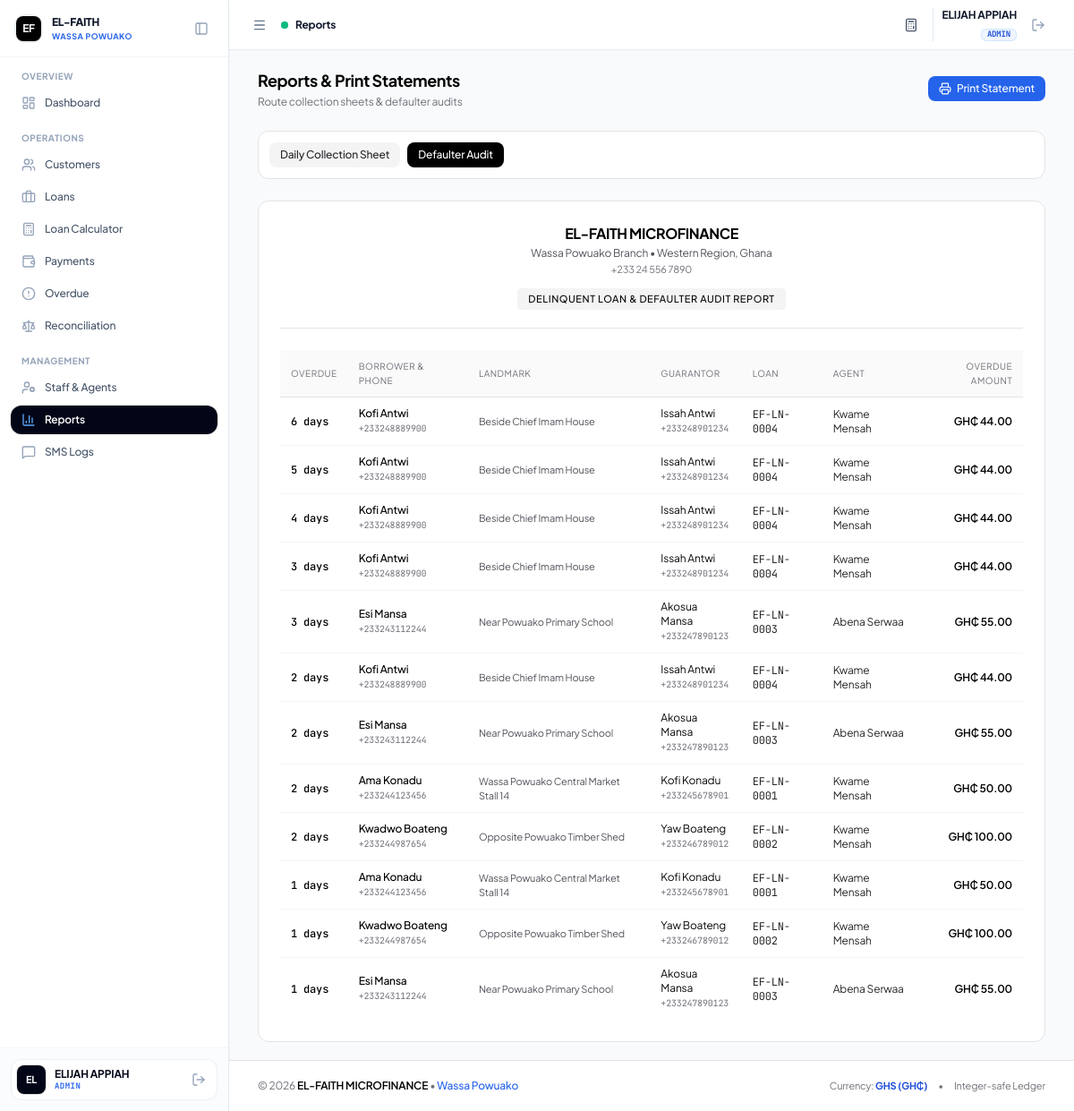
The page /admin/reports.php?type=defaulters (signed in) on the database its author committed.
### tables this page shows
CREATE TABLE IF NOT EXISTS `repayment_schedule` (
  `id` INT AUTO_INCREMENT PRIMARY KEY,
  `loan_id` INT NOT NULL,
  `installment_number` INT NOT NULL,
  `due_date` DATE NOT NULL,
  `expected_amount_pesewas` BIGINT NOT NULL,
  `principal_portion_pesewas` BIGINT NOT NULL,
  `interest_portion_pesewas` BIGINT NOT NULL,
  `paid_amount_pesewas` BIGINT NOT NULL DEFAULT 0,
  `status` ENUM('pending', 'partially_paid', 'paid', 'overdue') NOT NULL DEFAULT 'pending',
  `paid_at` DATETIME NULL,
  `created_at` DATETIME NOT NULL DEFAULT CURRENT_TIMESTAMP,
  `updated_at` DATETIME NOT NULL DEFAULT CURRENT_TIMESTAMP ON UPDATE CURRENT_TIMESTAMP,
  CONSTRAINT `fk_schedule_loan` FOREIGN KEY (`loan_id`) REFERENCES `loans` (`id`) ON DELETE CASCADE,
  INDEX `idx_sched_loan_inst` (`loan_id`, `installment_number`),
  INDEX `idx_sched_due_date` (`due_date`),
  INDEX `idx_sched_status` (`status`)
);

CREATE TABLE IF NOT EXISTS `customers` (
  `id` INT AUTO_INCREMENT PRIMARY KEY,
  `uuid` VARCHAR(36) NOT NULL UNIQUE,
  `customer_code` VARCHAR(30) NOT NULL UNIQUE,
  `full_name` VARCHAR(150) NOT NULL,
  `phone` VARCHAR(20) NOT NULL,
  `alt_phone` VARCHAR(20) NULL,
  `id_type` VARCHAR(50) NOT NULL DEFAULT 'Ghana Card',
  `id_number` VARCHAR(50) NOT NULL,
  `residential_address` TEXT NOT NULL,
  `location_landmark` VARCHAR(255) NOT NULL,
  `gps_lat` DECIMAL(10, 8) NULL,
  `gps_lng` DECIMAL(11, 8) NULL,
  `occupation` VARCHAR(100) NOT NULL,
  `guarantor_name` VARCHAR(150) NOT NULL,
  `guarantor_phone` VARCHAR(20) NOT NULL,
  `guarantor_relation` VARCHAR(50) NOT NULL,
  `guarantor_address` TEXT NULL,
  `assigned_agent_id` INT NULL,
  `created_by` INT NOT NULL,
  `status` ENUM('active', 'inactive', 'blacklisted') NOT NULL DEFAULT 'active',
  `notes` TEXT NULL,
  `deleted_at` DATETIME NULL,
  `created_at` DATETIME NOT NULL DEFAULT CURRENT_TIMESTAMP,
  `updated_at` DATETIME NOT NULL DEFAULT CURRENT_TIMESTAMP ON UPDATE CURRENT_TIMESTAMP,
  CONSTRAINT `fk_customers_assigned_agent` FOREIGN KEY (`assigned_agent_id`) REFERENCES `users` (`id`) ON DELETE SET NULL,
  CONSTRAINT `fk_customers_created_by` FOREIGN KEY (`created_by`) REFERENCES `users` (`id`),
  INDEX `idx_customers_assigned_agent` (`assigned_agent_id`),
  INDEX `idx_customers_phone` (`phone`),
  INDEX `idx_customers_id_number` (`id_number`),
  INDEX `idx_customers_status` (`status`),
  INDEX `idx_customers_deleted_at` (`deleted_at`)
);

CREATE TABLE IF NOT EXISTS `loans` (
  `id` INT AUTO_INCREMENT PRIMARY KEY,
  `uuid` VARCHAR(36) NOT NULL UNIQUE,
  `loan_code` VARCHAR(30) NOT NULL UNIQUE,
  `customer_id` INT NOT NULL,
  `agent_id` INT NULL,
  `principal_pesewas` BIGINT NOT NULL,
  `interest_rate` DECIMAL(5, 2) NOT NULL DEFAULT 10.00,
  `interest_method` ENUM('flat', 'reducing_balance') NOT NULL DEFAULT 'flat',
  `interest_pesewas` BIGINT NOT NULL,
  `total_payable_pesewas` BIGINT NOT NULL,
  `total_paid_pesewas` BIGINT NOT NULL DEFAULT 0,
  `remaining_balance_pesewas` BIGINT NOT NULL,
  `term_duration` INT NOT NULL,
  `term_period` ENUM('days', 'weeks', 'months') NOT NULL DEFAULT 'months',
  `repayment_frequency` ENUM('daily', 'weekly', 'monthly') NOT NULL DEFAULT 'daily',
  `installment_amount_pesewas` BIGINT NOT NULL,
  `disbursed_at` DATETIME NULL,
  `first_due_date` DATE NOT NULL,
  `maturity_date` DATE NOT NULL,
  `status` ENUM('pending', 'active', 'overdue', 'completed', 'defaulted', 'written_off') NOT NULL DEFAULT 'active',
  `created_by` INT NOT NULL,
  `notes` TEXT NULL,
  `created_at` DATETIME NOT NULL DEFAULT CURRENT_TIMESTAMP,
  `updated_at` DATETIME NOT NULL DEFAULT CURRENT_TIMESTAMP ON UPDATE CURRENT_TIMESTAMP,
  CONSTRAINT `fk_loans_customer` FOREIGN KEY (`customer_id`) REFERENCES `customers` (`id`) ON DELETE CASCADE,
  CONSTRAINT `fk_loans_agent` FOREIGN KEY (`agent_id`) REFERENCES `users` (`id`) ON DELETE SET NULL,
  CONSTRAINT `fk_loans_created_by` FOREIGN KEY (`created_by`) REFERENCES `users` (`id`),
  INDEX `idx_loans_customer` (`customer_id`),
  INDEX `idx_loans_agent` (`agent_id`),
  INDEX `idx_loans_status` (`status`),
  INDEX `idx_loans_due_date` (`first_due_date`, `maturity_date`)
);

CREATE TABLE IF NOT EXISTS `users` (
  `id` INT AUTO_INCREMENT PRIMARY KEY,
  `uuid` VARCHAR(36) NOT NULL UNIQUE,
  `staff_code` VARCHAR(20) NOT NULL UNIQUE,
  `name` VARCHAR(100) NOT NULL,
  `username` VARCHAR(50) NOT NULL UNIQUE,
  `email` VARCHAR(100) NOT NULL UNIQUE,
  `phone` VARCHAR(20) NOT NULL,
  `password_hash` VARCHAR(255) NOT NULL,
  `role` ENUM('super_admin', 'admin', 'agent') NOT NULL DEFAULT 'agent',
  `status` ENUM('active', 'inactive', 'suspended') NOT NULL DEFAULT 'active',
  `last_login_at` DATETIME NULL,
  `deleted_at` DATETIME NULL,
  `created_at` DATETIME NOT NULL DEFAULT CURRENT_TIMESTAMP,
  `updated_at` DATETIME NOT NULL DEFAULT CURRENT_TIMESTAMP ON UPDATE CURRENT_TIMESTAMP,
  INDEX `idx_users_role` (`role`),
  INDEX `idx_users_status` (`status`),
  INDEX `idx_users_deleted_at` (`deleted_at`)
);

### admin/reports.php (the view, shortened to what this page needs)
<?php
require_once __DIR__ . '/../includes/functions.php';
require_once __DIR__ . '/../includes/auth.php';
$reportType = $_GET['type'] ?? 'daily_sheet';
$date = $_GET['date'] ?? date('Y-m-d');
$dailySheet = [];
$defaulters = [];
if ($reportType === 'defaulters') {
    $stmt = $pdo->query("
        SELECT rs.installment_number, rs.due_date, (rs.expected_amount_pesewas - rs.paid_amount_pesewas) AS overdue_pesewas,
               DATEDIFF(CURDATE(), rs.due_date) AS days_overdue,
               l.loan_code, l.remaining_balance_pesewas,
               c.full_name, c.phone, c.location_landmark, c.guarantor_name, c.guarantor_phone,
               u.name AS agent_name
        FROM repayment_schedule rs
        JOIN loans l ON rs.loan_id = l.id
        JOIN customers c ON l.customer_id = c.id
        LEFT JOIN users u ON l.agent_id = u.id
        WHERE rs.due_date < CURDATE() AND rs.status IN ('pending', 'partially_paid', 'overdue')
        ORDER BY days_overdue DESC
    ");
    $defaulters = $stmt->fetchAll();
}
include __DIR__ . '/../includes/header.php';
?>
<div class="space-y-6">
    <div class="no-print flex flex-col sm:flex-row sm:items-center justify-between gap-3">
        <div>
            <h1 class="text-lg font-bold text-black tracking-tight">Reports & Print Statements</h1>
            <p class="text-xs text-zinc-500 mt-0.5">Route collection sheets & defaulter audits</p>
        </div>
        <div class="flex items-center gap-2">
            <button onclick="window.print()" class="inline-flex items-center gap-1.5 px-3 py-1.5 bg-blue-600 hover:bg-blue-700 text-white font-medium text-xs rounded-lg transition">
                <i data-lucide="printer" class="w-3.5 h-3.5"></i> Print Statement
            </button>
        </div>
    </div>
    <div class="no-print bg-white rounded-xl border border-zinc-200 p-3 flex flex-col sm:flex-row items-center justify-between gap-3 text-xs">
        <div class="flex items-center gap-2">
            <a href="<?= BASE_URL ?>/admin/reports.php?type=daily_sheet&date=<?= urlencode($date) ?>"
               class="px-3 py-1.5 rounded-lg text-xs font-medium transition <?= $reportType === 'daily_sheet' ? 'bg-black text-white shadow-sm' : 'bg-zinc-100 text-zinc-800 hover:bg-zinc-200' ?>">
                Daily Collection Sheet
            </a>
            <a href="<?= BASE_URL ?>/admin/reports.php?type=defaulters"
               class="px-3 py-1.5 rounded-lg text-xs font-medium transition <?= $reportType === 'defaulters' ? 'bg-black text-white shadow-sm' : 'bg-zinc-100 text-zinc-800 hover:bg-zinc-200' ?>">
                Defaulter Audit
            </a>
        </div>
    </div>
    <div class="bg-white rounded-xl border border-zinc-200 p-6 space-y-6">
        <div class="text-center pb-5 border-b border-zinc-200">
            <h1 class="text-base font-bold uppercase tracking-tight text-black"><?= htmlspecialchars(COMPANY_NAME) ?></h1>
            <p class="text-xs text-zinc-600 mt-0.5"><?= htmlspecialchars(BRANCH_NAME) ?> Branch &bull; <?= htmlspecialchars(BRANCH_REGION) ?></p>
            <p class="text-[11px] text-zinc-500 mt-0.5"><?= htmlspecialchars(COMPANY_PHONE) ?></p>
            <div class="mt-3 inline-block px-3 py-1 rounded bg-zinc-100 text-zinc-950 text-[11px] font-medium uppercase tracking-wider">
                <?= $reportType === 'daily_sheet' ? 'Daily Collection Sheet — ' . formatDate($date) : 'Delinquent Loan & Defaulter Audit Report' ?>
            </div>
        </div>
        <?php if ($reportType === 'daily_sheet'): ?>
            <?php
                $totCash = 0;
                $totMoMo = 0;
                $totAll = 0;
                foreach ($dailySheet as $r) {
                    $totAll += $r['amount_pesewas'];
                    if ($r['payment_method'] === 'cash') $totCash += $r['amount_pesewas'];
                    if ($r['payment_method'] === 'momo') $totMoMo += $r['amount_pesewas'];
                }
            ?>
            <div class="grid grid-cols-3 gap-3 p-3.5 rounded-lg bg-zinc-50 border border-zinc-200 text-xs">
                <div>
                    <span class="text-zinc-500 block text-[10px] uppercase">Cash Collected</span>
                    <span class="text-base font-bold text-black"><?= formatMoney($totCash) ?></span>
                </div>
                <div>
                    <span class="text-zinc-500 block text-[10px] uppercase">MoMo Collected</span>
                    <span class="text-base font-bold text-black"><?= formatMoney($totMoMo) ?></span>
                </div>
                <div class="text-right">
                    <span class="text-zinc-500 block text-[10px] uppercase">Total Realized</span>
                    <span class="text-base font-bold text-black"><?= formatMoney($totAll) ?></span>
                </div>
            </div>
            <div class="overflow-x-auto">
                <table class="w-full text-left text-xs">
                    <thead class="bg-zinc-50 text-zinc-500 uppercase font-medium text-[10px] tracking-wider border-b border-zinc-200">
                        <tr>
                            <th class="py-2.5 px-3 font-normal">Time</th>
                            <th class="py-2.5 px-3 font-normal">Receipt #</th>
                            <th class="py-2.5 px-3 font-normal">Borrower</th>
                            <th class="py-2.5 px-3 font-normal">Landmark</th>
                            <th class="py-2.5 px-3 font-normal">Loan</th>
                            <th class="py-2.5 px-3 font-normal">Agent</th>
                            <th class="py-2.5 px-3 font-normal">Method</th>
                            <th class="py-2.5 px-3 text-right font-normal">Amount</th>
                        </tr>
                    </thead>
                    <tbody class="divide-y divide-zinc-100">
                        <?php foreach ($dailySheet as $d): ?>
                            <tr>
                                <td class="py-2.5 px-3 text-zinc-600 font-mono text-[11px]"><?= date('h:i A', strtotime($d['collection_timestamp'])) ?></td>
                                <td class="py-2.5 px-3 font-mono font-medium text-black"><?= htmlspecialchars($d['receipt_number']) ?></td>
                                <td class="py-2.5 px-3 font-medium text-black"><?= htmlspecialchars($d['customer_name']) ?></td>
                                <td class="py-2.5 px-3 text-zinc-600 text-[11px]"><?= htmlspecialchars($d['location_landmark']) ?></td>
                                <td class="py-2.5 px-3 font-mono text-zinc-800"><?= htmlspecialchars($d['loan_code']) ?></td>
                                <td class="py-2.5 px-3 text-zinc-800"><?= htmlspecialchars($d['agent_name']) ?></td>
                                <td class="py-2.5 px-3 uppercase text-[10px] font-medium text-zinc-600"><?= htmlspecialchars($d['payment_method']) ?></td>
                                <td class="py-2.5 px-3 text-right font-semibold text-black"><?= formatMoney((int)$d['amount_pesewas']) ?></td>
                            </tr>
                        <?php endforeach; ?>
                    </tbody>
                </table>
            </div>
            <div class="pt-8 grid grid-cols-2 gap-8 text-xs text-zinc-700 border-t border-zinc-200 mt-6">
                <div>
                    <div class="border-b border-zinc-200 w-44 mb-2"></div>
                    <span class="font-medium text-black block">Manager / Auditor</span>
                    <span class="text-[10px] text-zinc-500">Signature</span>
                </div>
                <div class="text-right flex flex-col items-end">
                    <div class="border-b border-zinc-200 w-44 mb-2"></div>
                    <span class="font-medium text-black block">Field Supervisor</span>
                    <span class="text-[10px] text-zinc-500">Verified & Handed Over</span>
                </div>
            </div>
        <?php else: ?>
            <div class="overflow-x-auto">
                <table class="w-full text-left text-xs">
                    <thead class="bg-zinc-50 text-zinc-500 uppercase font-medium text-[10px] tracking-wider border-b border-zinc-200">
                        <tr>
                            <th class="py-2.5 px-3 font-normal">Overdue</th>
                            <th class="py-2.5 px-3 font-normal">Borrower & Phone</th>
                            <th class="py-2.5 px-3 font-normal">Landmark</th>
                            <th class="py-2.5 px-3 font-normal">Guarantor</th>
                            <th class="py-2.5 px-3 font-normal">Loan</th>
                            <th class="py-2.5 px-3 font-normal">Agent</th>
                            <th class="py-2.5 px-3 text-right font-normal">Overdue Amount</th>
                        </tr>
                    </thead>
                    <tbody class="divide-y divide-zinc-100">
                        <?php foreach ($defaulters as $df): ?>
                            <tr>
                                <td class="py-2.5 px-3 font-mono font-medium text-black"><?= $df['days_overdue'] ?> days</td>
                                <td class="py-2.5 px-3">
                                    <span class="font-medium text-black block"><?= htmlspecialchars($df['full_name']) ?></span>
                                    <span class="font-mono text-zinc-500 text-[10px]"><?= htmlspecialchars($df['phone']) ?></span>
                                </td>
                                <td class="py-2.5 px-3 text-zinc-600 text-[11px]"><?= htmlspecialchars($df['location_landmark']) ?></td>
                                <td class="py-2.5 px-3">
                                    <span class="block text-zinc-950"><?= htmlspecialchars($df['guarantor_name']) ?></span>
                                    <span class="font-mono text-[10px] text-zinc-500"><?= htmlspecialchars($df['guarantor_phone']) ?></span>
                                </td>
                                <td class="py-2.5 px-3 font-mono text-zinc-800"><?= htmlspecialchars($df['loan_code']) ?></td>
                                <td class="py-2.5 px-3 text-zinc-800"><?= htmlspecialchars($df['agent_name'] ?? 'Unassigned') ?></td>
                                <td class="py-2.5 px-3 text-right font-semibold text-black"><?= formatMoney((int)$df['overdue_pesewas']) ?></td>
                            </tr>
                        <?php endforeach; ?>
                    </tbody>
                </table>
            </div>
        <?php endif; ?>
    </div>
</div>
<?php include __DIR__ . '/../includes/footer.php'; ?>

### includes/header.php (style rules this page uses)
body { -webkit-overflow-scrolling: touch; background-color: #f8fafc; color: #090d16; letter-spacing: -0.011em; }

### rows shown on the page
repayment_schedule: days_overdue "6", customers.full_name "Kofi Antwi", customers.phone "+233248889900", customers.location_landmark "Beside Chief Imam House", customers.guarantor_name "Issah Antwi", customers.guarantor_phone "+233248901234", loan.loan_code "EF-LN-0004", users.name "Kwame Mensah", overdue_pesewas "GH₵ 44.00"
repayment_schedule: days_overdue "5", customers.full_name "Kofi Antwi", customers.phone "+233248889900", customers.location_landmark "Beside Chief Imam House", customers.guarantor_name "Issah Antwi", customers.guarantor_phone "+233248901234", loan.loan_code "EF-LN-0004", users.name "Kwame Mensah", overdue_pesewas "GH₵ 44.00"
repayment_schedule: days_overdue "4", customers.full_name "Kofi Antwi", customers.phone "+233248889900", customers.location_landmark "Beside Chief Imam House", customers.guarantor_name "Issah Antwi", customers.guarantor_phone "+233248901234", loan.loan_code "EF-LN-0004", users.name "Kwame Mensah", overdue_pesewas "GH₵ 44.00"
repayment_schedule: days_overdue "3", customers.full_name "Kofi Antwi", customers.phone "+233248889900", customers.location_landmark "Beside Chief Imam House", customers.guarantor_name "Issah Antwi", customers.guarantor_phone "+233248901234", loan.loan_code "EF-LN-0004", users.name "Kwame Mensah", overdue_pesewas "GH₵ 44.00"
repayment_schedule: days_overdue "3", customers.full_name "Esi Mansa", customers.phone "+233243112244", customers.location_landmark "Near Powuako Primary School", customers.guarantor_name "Akosua Mansa", customers.guarantor_phone "+233247890123", loan.loan_code "EF-LN-0003", users.name "Abena Serwaa", overdue_pesewas "GH₵ 55.00"
repayment_schedule: days_overdue "2", customers.full_name "Kofi Antwi", customers.phone "+233248889900", customers.location_landmark "Beside Chief Imam House", customers.guarantor_name "Issah Antwi", customers.guarantor_phone "+233248901234", loan.loan_code "EF-LN-0004", users.name "Kwame Mensah", overdue_pesewas "GH₵ 44.00"
repayment_schedule: days_overdue "2", customers.full_name "Esi Mansa", customers.phone "+233243112244", customers.location_landmark "Near Powuako Primary School", customers.guarantor_name "Akosua Mansa", customers.guarantor_phone "+233247890123", loan.loan_code "EF-LN-0003", users.name "Abena Serwaa", overdue_pesewas "GH₵ 55.00"
repayment_schedule: days_overdue "2", customers.full_name "Ama Konadu", customers.phone "+233244123456", customers.location_landmark "Wassa Powuako Central Market Stall 14", customers.guarantor_name "Kofi Konadu", customers.guarantor_phone "+233245678901", loan.loan_code "EF-LN-0001", users.name "Kwame Mensah", overdue_pesewas "GH₵ 50.00"
repayment_schedule: days_overdue "2", customers.full_name "Kwadwo Boateng", customers.phone "+233244987654", customers.location_landmark "Opposite Powuako Timber Shed", customers.guarantor_name "Yaw Boateng", customers.guarantor_phone "+233246789012", loan.loan_code "EF-LN-0002", users.name "Kwame Mensah", overdue_pesewas "GH₵ 100.00"
repayment_schedule: days_overdue "1", customers.full_name "Ama Konadu", customers.phone "+233244123456", customers.location_landmark "Wassa Powuako Central Market Stall 14", customers.guarantor_name "Kofi Konadu", customers.guarantor_phone "+233245678901", loan.loan_code "EF-LN-0001", users.name "Kwame Mensah", overdue_pesewas "GH₵ 50.00"
repayment_schedule: days_overdue "1", customers.full_name "Kwadwo Boateng", customers.phone "+233244987654", customers.location_landmark "Opposite Powuako Timber Shed", customers.guarantor_name "Yaw Boateng", customers.guarantor_phone "+233246789012", loan.loan_code "EF-LN-0002", users.name "Kwame Mensah", overdue_pesewas "GH₵ 100.00"
repayment_schedule: days_overdue "1", customers.full_name "Esi Mansa", customers.phone "+233243112244", customers.location_landmark "Near Powuako Primary School", customers.guarantor_name "Akosua Mansa", customers.guarantor_phone "+233247890123", loan.loan_code "EF-LN-0003", users.name "Abena Serwaa", overdue_pesewas "GH₵ 55.00"

### other values the page prints
BRANCH_NAME "WASSA POWUAKO"
$sectionName "OVERVIEW"
$item['label'] "Dashboard"
$sectionName "OPERATIONS"
$item['label'] "Customers"
$item['label'] "Loans"
$item['label'] "Loan Calculator"
$item['label'] "Payments"
$item['label'] "Overdue"
$item['label'] "Reconciliation"
$sectionName "MANAGEMENT"
$item['label'] "Staff & Agents"
$item['label'] "Reports"
$item['label'] "SMS Logs"
$initials "EL"
